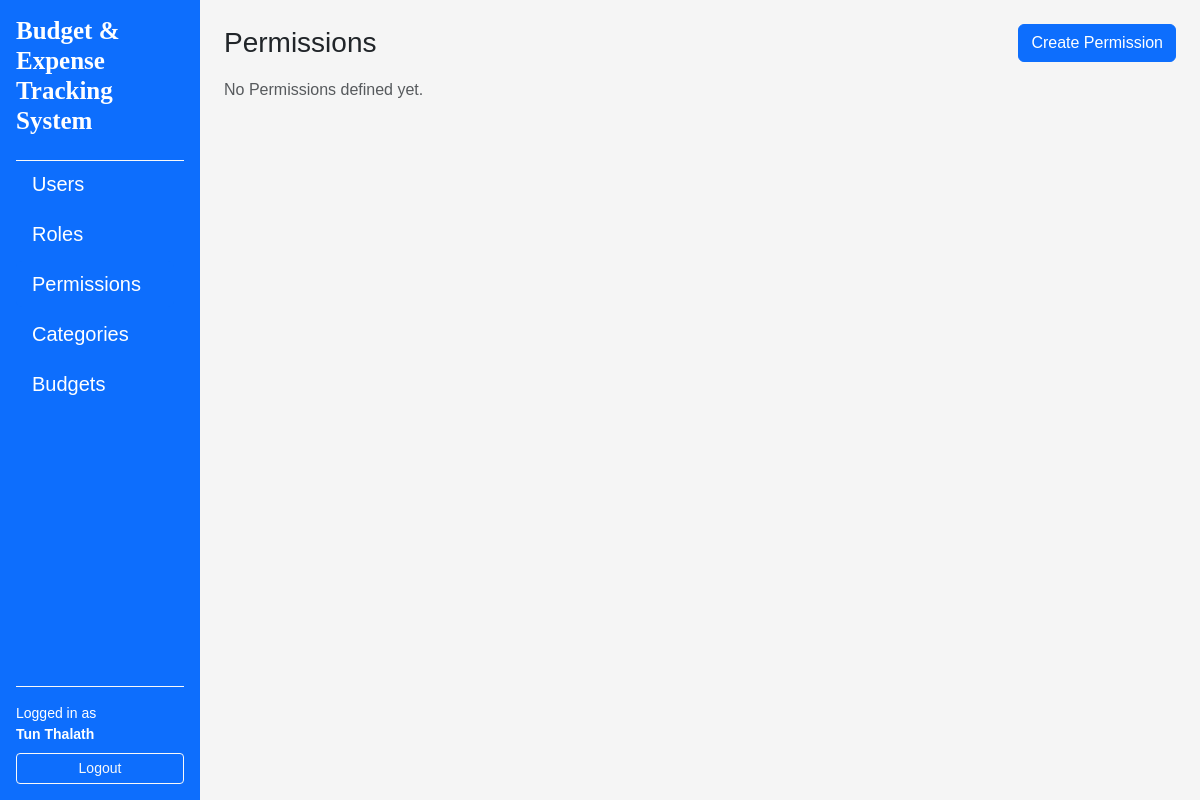
The app's page /permissions/ (signed in), older data.
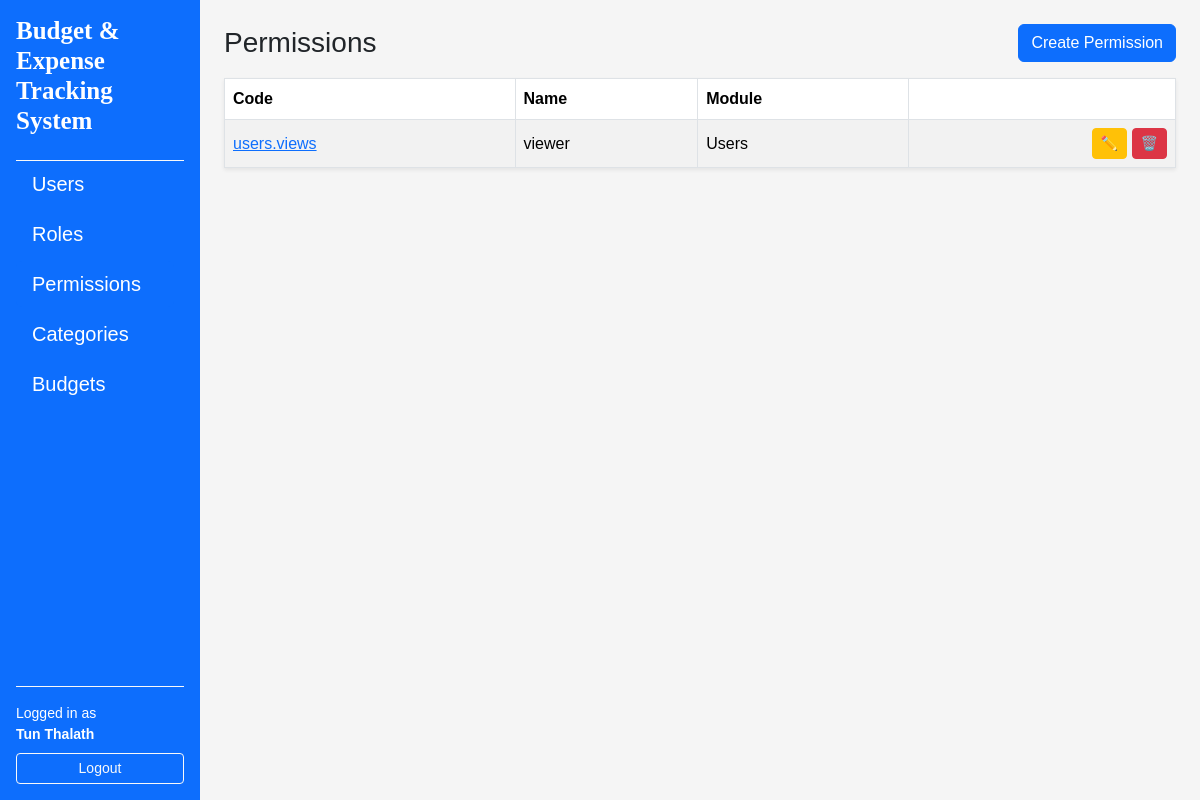
The same page, newer data.
### app/models/permission.py (models this page shows, shortened)
class Permission(db.Model):
    __tablename__ = "permissions"
    id = db.Column(db.Integer, primary_key = True)
    code = db.Column(db.String(64), unique=True, nullable=False, index=True)
    name = db.Column(db.String(120), nullable=False)
    description = db.Column(db.String(255))
    module = db.Column(db.String(80), nullable=False, default="General")
    created_at = db.Column(db.DateTime, default = datetime.utcnow, nullable=False)
    updated_at = db.Column(db.DateTime, default = datetime.utcnow, onupdate = datetime.utcnow, nullable=False)
    roles = db.relationship("Role", secondary=role_permissions, back_populates = "permissions")

### app/routes/permission_routes.py (the view)
@permission_bp.route("/")
@login_required
def index():
    permissions = PermissionService.get_all()
    return render_template("permissions/index.html", permissions=permissions)

### app/services/permission_service.py (called while the page is built)
    @staticmethod
    def get_all() -> List[Permission]:
        return Permission.query.order_by(Permission.code.asc()).all()

### app/templates/permissions/index.html (shortened to what this page needs)
{% extends "layouts/base.html" %}
{% block content %}
<div class="d-flex justify-content-between align-items-center mb-3">
    <h1 class="h3 mb-0">Permissions</h1>
    <a href="{{ url_for('permissions.create') }}" class="btn btn-primary">Create Permission</a>
</div>
{% if permissions %}
    <table class="table table-striped table-bordered align-middle shadow-sm">
        <thead>
            <tr>
                <th>Code</th>
                <th>Name</th>
                <th>Module</th>
                <th class="text-end"></th>
            </tr>
        </thead>
        <tbody>
            {% for perm in permissions %}
            <tr>
                <td>
                    <a href="{{ url_for('permissions.detail', permission_id=perm.id) }}">
                        {{ perm.code }}
                    </a>
                </td>
                <td>
                    {{ perm.name or "_" }}
                </td>
                <td>
                    {{ perm.module }}
                </td>
                <td class="text-end">
                    <a
                        href="{{ url_for('permissions.edit', permission_id = perm.id) }}"
                        class="btn btn-sm btn-warning"
                    >
                    ✏️
                    </a>
                    <a
                        href="{{ url_for('permissions.index', permission_id = perm.id) }}"
                        class="btn btn-sm btn-danger"
                    >
                    🗑️
                    </a>
                </td>
            </tr>
            {% endfor %}
        </tbody>
    </table>
{% else %}
<p class="text-muted"> No Permissions defined yet.</p>
{% endif %}
{% endblock %}

Row changes from the older to the newer data that the page shows:
added Permission: code "users.views", name "viewer", module "Users"
Text that changed along with them:
text no longer shown: "No Permissions defined yet."
text now shown: "Code Name Module"
